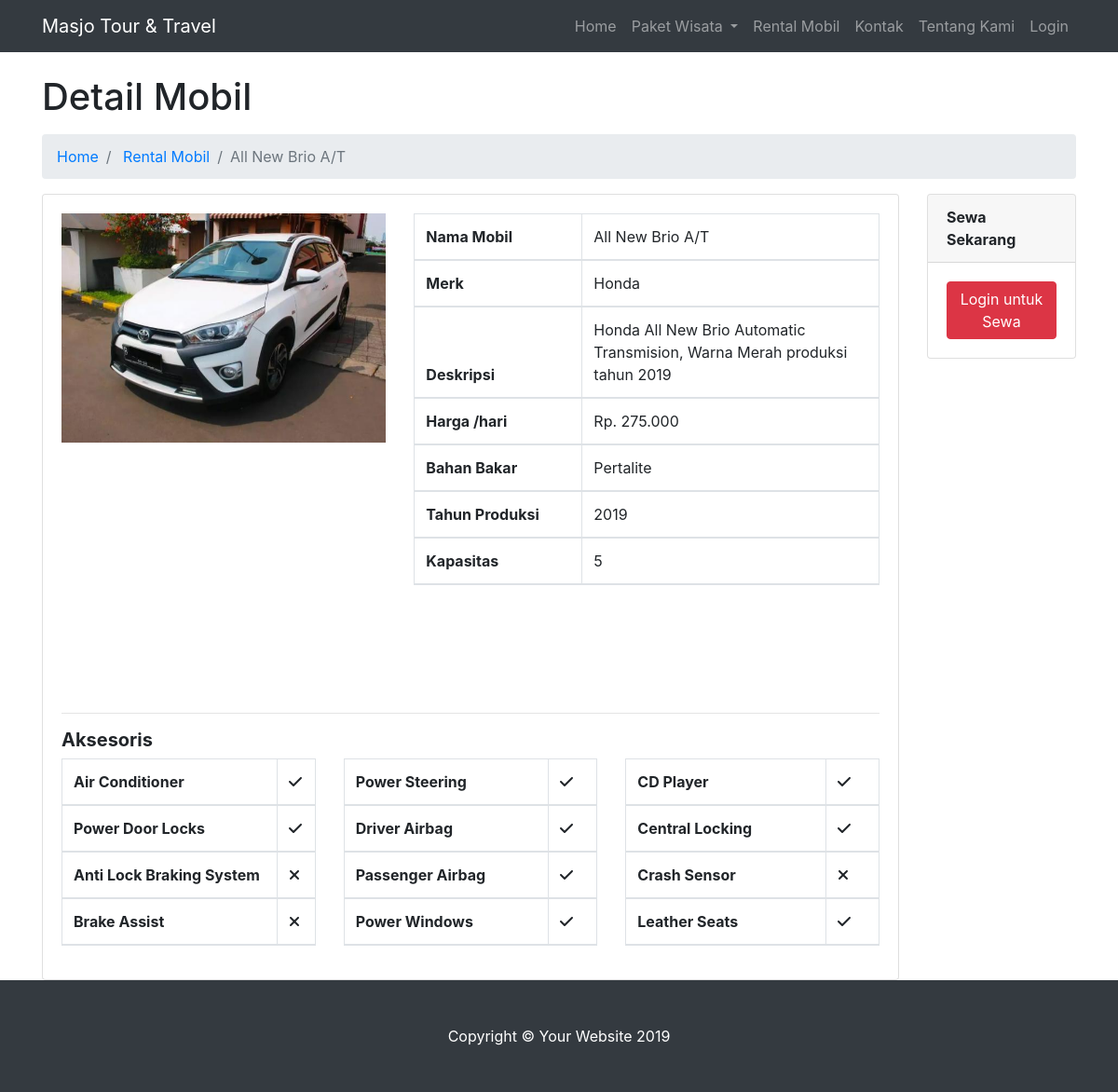
/customer/rental_mobil/detail_mobil/2, run on the app's committed database.
### tables this page shows
CREATE TABLE `tb_mobil` (
  `id_mobil` int(11) NOT NULL,
  `nama_mobil` varchar(150) DEFAULT NULL,
  `nama_merk` varchar(120) DEFAULT NULL,
  `nopol` varchar(20) NOT NULL,
  `deskripsi` longtext DEFAULT NULL,
  `harga` int(15) DEFAULT NULL,
  `bbm` varchar(50) DEFAULT NULL,
  `tahun` int(11) DEFAULT NULL,
  `seating` int(11) DEFAULT NULL,
  `image1` varchar(120) DEFAULT NULL,
  `image2` varchar(120) DEFAULT NULL,
  `image3` varchar(120) DEFAULT NULL,
  `airconditioner` int(11) DEFAULT NULL,
  `powerdoorlocks` int(11) DEFAULT NULL,
  `antilockbrakingsystem` int(11) DEFAULT NULL,
  `brakeassist` int(11) DEFAULT NULL,
  `powersteering` int(11) DEFAULT NULL,
  `driverairbag` int(11) DEFAULT NULL,
  `passengerairbag` int(11) DEFAULT NULL,
  `powerwindows` int(11) DEFAULT NULL,
  `cdplayer` int(11) DEFAULT NULL,
  `centrallocking` int(11) DEFAULT NULL,
  `crashsensor` int(11) DEFAULT NULL,
  `leatherseats` int(11) DEFAULT NULL,
  `tgl_masuk` timestamp NOT NULL DEFAULT current_timestamp(),
  `updationdate` timestamp NULL DEFAULT NULL ON UPDATE current_timestamp()
);

### application/controllers/customer/rental_mobil.php (called while the page is built, shortened)
<?php
    class Rental_mobil extends CI_Controller{
        public function detail_mobil($id)
        {
            $data['detail'] = $this->rental_model->ambil_id_mobil($id);
			$this->load->view('templates_cust/header');
			$this->load->view('templates_cust/sidebar');
			$this->load->view('customer/detail_mobil', $data);
			$this->load->view('templates_cust/footer');
        }
    }
?>

### index.php (called while the page is built, shortened)
<?php
require_once BASEPATH.'core/CodeIgniter.php';

### application/models/rental_model.php (called while the page is built, shortened)
<?php
	class Rental_model extends CI_Model{
		public function ambil_id_mobil($id)
		{
			$hasil = $this->db->where('id_mobil', $id)->get('tb_mobil');
			if($hasil->num_rows() > 0){
				return $hasil->result();
			}else {
				return false;
			}
		}
	}
 ?>

### application/views/customer/detail_mobil.php (the view, shortened to what this page needs)
<div class="container">
	<?php foreach ($detail as $dt) : ?>
	<h1 class="mt-4 mb-3">Detail Mobil
	</h1>
	<ol class="breadcrumb">
		<li class="breadcrumb-item">
			<a href="<?php echo base_url('customer/dashboard') ?>">Home</a>
		</li>
		<li class="breadcrumb-item">
			<a href="<?php echo base_url('customer/rental_mobil') ?>">Rental Mobil</a>
		</li>
		<li class="breadcrumb-item active"><?php echo $dt->nama_mobil ?></li>
	</ol>
	<div class="row">
		<div class="col-md-10">
			<div class="card">
				<div class="card-body">
					<div class="row">
						<div class="col-sm-5">
							<div id="carouselExampleControls" class="carousel slide" data-ride="carousel">
								<div class="carousel-inner">
									<div class="carousel-item active">
										<img src="<?php echo base_url().'assets/uploads/'.$dt->image1 ?>"
											class="d-block w-100" alt="...">
									</div>
								</div>
								<a class="carousel-control-prev" href="#carouselExampleControls" role="button"
									data-slide="prev">
									<span class="carousel-control-prev-icon" aria-hidden="true"></span>
								</a>
								<a class="carousel-control-next" href="#carouselExampleControls" role="button"
									data-slide="next">
									<span class="carousel-control-next-icon" aria-hidden="true"></span>
								</a>
							</div>
						</div>
						<div class="col-sm-7">
							<table class="table table-bordered">
								<thead>
									<tr>
										<th width="180px">Nama Mobil</th>
										<td><?php echo $dt->nama_mobil ?></td>
									</tr>
									<tr>
										<th>Merk</th>
										<td><?php echo $dt->nama_merk ?></td>
									</tr>
									<tr>
										<th>Deskripsi</th>
										<td><?php echo $dt->deskripsi ?></td>
									</tr>
									<tr>
										<th>Harga /hari</th>
										<td>Rp. <?php echo number_format($dt->harga, 0, ',', '.') ?></td>
									</tr>
									<tr>
										<th>Bahan Bakar</th>
										<td><?php echo $dt->bbm ?></td>
									</tr>
									<tr>
										<th>Tahun Produksi</th>
										<td><?php echo $dt->tahun ?></td>
									</tr>
									<tr>
										<th>Kapasitas</th>
										<td><?php echo $dt->seating ?></td>
									</tr>
								</thead>
							</table>
						</div>
					</div>
					<hr>
					<div class="row">
						<div class="col-sm-12">
							<h5><b>Aksesoris</b></h5>
						</div>
					</div>
					<div class="row">
						<div class="col-sm-4">
							<table class="table table-bordered">
								<thead>
									<tr>
										<th>Air Conditioner</th>
										<td><?php if($dt->airconditioner == "1"){ echo "<i class='fas fa-check'>", "</i>"; }else{ echo "<i class='fas fa-times'>", "</i>"; } ?>
										</td>
									</tr>
									<tr>
										<th>Power Door Locks</th>
										<td><?php if($dt->powerdoorlocks == "1"){ echo "<i class='fas fa-check'>", "</i>"; }else{ echo "<i class='fas fa-times'>", "</i>"; } ?>
										</td>
									</tr>
									<tr>
										<th>Anti Lock Braking System</th>
										<td><?php if($dt->antilockbrakingsystem == "1"){ echo "<i class='fas fa-check'>", "</i>"; }else{ echo "<i class='fas fa-times'>", "</i>"; } ?>
										</td>
									</tr>
									<tr>
										<th>Brake Assist</th>
										<td><?php if($dt->brakeassist == "1"){ echo "<i class='fas fa-check'>", "</i>"; }else{ echo "<i class='fas fa-times'>", "</i>"; } ?>
										</td>
									</tr>
								</thead>
							</table>
						</div>
						<div class="col-sm-4">
							<table class="table table-bordered">
								<thead>
									<tr>
										<th>Power Steering</th>
										<td><?php if($dt->powersteering == "1"){ echo "<i class='fas fa-check'>", "</i>"; }else{ echo "<i class='fas fa-times'>", "</i>"; } ?>
										</td>
									</tr>
									<tr>
										<th>Driver Airbag</th>
										<td><?php if($dt->driverairbag == "1"){ echo "<i class='fas fa-check'>", "</i>"; }else{ echo "<i class='fas fa-times'>", "</i>"; } ?>
										</td>
									</tr>
									<tr>
										<th>Passenger Airbag</th>
										<td><?php if($dt->passengerairbag == "1"){ echo "<i class='fas fa-check'>", "</i>"; }else{ echo "<i class='fas fa-times'>", "</i>"; } ?>
										</td>
									</tr>
									<tr>
										<th>Power Windows</th>
										<td><?php if($dt->powerwindows == "1"){ echo "<i class='fas fa-check'>", "</i>"; }else{ echo "<i class='fas fa-close'>", "</i>"; } ?>
										</td>
									</tr>
								</thead>
							</table>
						</div>
						<div class="col-sm-4">
							<table class="table table-bordered">
								<thead>
									<tr>
										<th>CD Player</th>
										<td><?php if($dt->cdplayer == "1"){ echo "<i class='fas fa-check'>", "</i>"; }else{ echo "<i class='fas fa-times'>", "</i>"; } ?>
										</td>
									</tr>
									<tr>
										<th>Central Locking</th>
										<td><?php if($dt->centrallocking == "1"){ echo "<i class='fas fa-check'>", "</i>"; }else{ echo "<i class='fas fa-times'>", "</i>"; } ?>
										</td>
									</tr>
									<tr>
										<th>Crash Sensor</th>
										<td><?php if($dt->crashsensor == "1"){ echo "<i class='fas fa-check'>", "</i>"; }else{ echo "<i class='fas fa-times'>", "</i>"; } ?>
										</td>
									</tr>
									<tr>
										<th>Leather Seats</th>
										<td><?php if($dt->leatherseats == "1"){ echo "<i class='fas fa-check'>", "</i>"; }else{ echo "<i class='fas fa-times'>", "</i>"; } ?>
										</td>
									</tr>
								</thead>
							</table>
						</div>
					</div>
				</div>
			</div>
		</div>
		<div class="col-md-2">
			<div class="card">
				<div class="card-header"><strong>Sewa Sekarang</strong></div>
				<div class="card-body">
					<?php if($this->session->userdata('nama_user')) { ?>
					<?php foreach ($detail as $dt) : ?>
						<a href="<?php echo base_url().'customer/rental_mobil/sewa_mobil/'.$dt->id_mobil ?>" class="btn btn-primary">Sewa Sekarang</a>
					<?php endforeach; ?>
					<?php } else { ?>
					<a href="<?php echo base_url('auth/login') ?>" class="btn btn-danger">Login untuk Sewa</a>
					<?php } ?>
				</div>
			</div>
		</div>
	</div>
	<?php endforeach; ?>
</div>

### assets/assets_cust/css/modern-business.css (style rules this page uses)
body { padding-top: 56px; }
.carousel-item { height: 65vh; min-height: 300px; background: no-repeat center center scroll; -webkit-background-size: cover; -moz-background-size: cover; -o-background-size: cover; background-size: cover; }

### data on the page
tb_mobil: nama_mobil "All New Brio A/T", image1 (picture), nama_merk "Honda", deskripsi "Honda All New Brio Automatic Transmision, Warna Merah produksi tahun 2019", harga "275.000", bbm "Pertalite", tahun "2019", seating "5", airconditioner 1 (drawn), powerdoorlocks 1 (drawn), powersteering 1 (drawn), driverairbag 1 (drawn), passengerairbag 1 (drawn), powerwindows 1 (drawn), cdplayer 1 (drawn), centrallocking 1 (drawn), leatherseats 1 (drawn)
